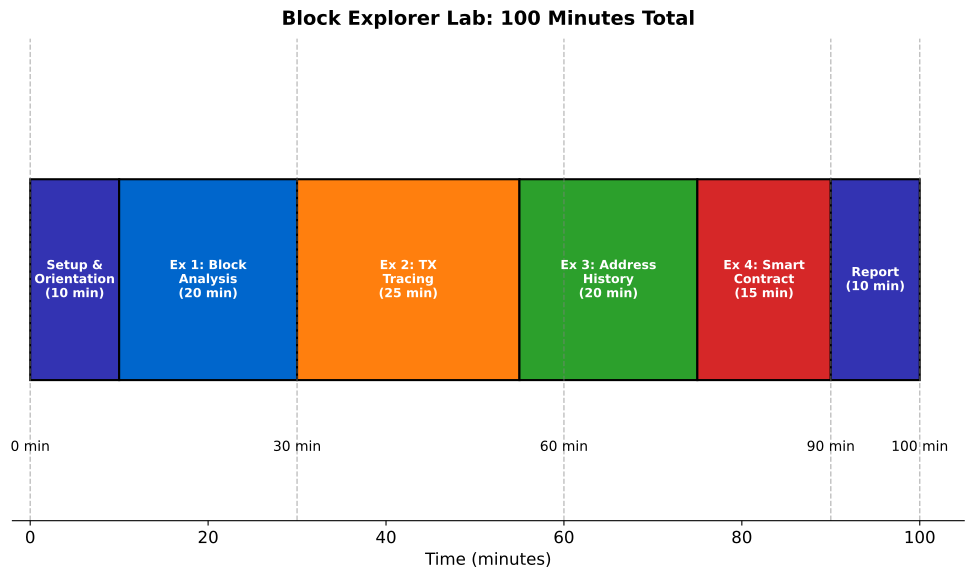

Write the Python code that produced this figure.
"""
Block Explorer Lab Workflow
"""

import matplotlib.pyplot as plt
import numpy as np
from pathlib import Path

CHART_METADATA = {
    'title': 'Explorer Workflow',
    'url': 'https://github.com/Digital-AI-Finance/Blockchain_Crypto/tree/main/Module_A_Blockchain_Foundations/L12_Lab_Block_Explorer/charts/01_explorer_workflow'
}

plt.rcParams.update({
    'font.size': 14,
    'axes.labelsize': 14,
    'axes.titlesize': 16,
    'xtick.labelsize': 12,
    'ytick.labelsize': 12,
    'legend.fontsize': 12,
    'figure.figsize': (10, 6),
    'figure.dpi': 150
})

MLPURPLE = '#3333B2'
MLBLUE = '#0066CC'
MLORANGE = '#FF7F0E'
MLGREEN = '#2CA02C'
MLRED = '#D62728'

fig, ax = plt.subplots(figsize=(10, 6))

exercises = ['Setup &\nOrientation', 'Ex 1: Block\nAnalysis', 'Ex 2: TX\nTracing',
             'Ex 3: Address\nHistory', 'Ex 4: Smart\nContract', 'Report']
durations = [10, 20, 25, 20, 15, 10]
colors = [MLPURPLE, MLBLUE, MLORANGE, MLGREEN, MLRED, MLPURPLE]

positions = np.cumsum([0] + durations[:-1])

for i, (exercise, duration, pos, color) in enumerate(zip(exercises, durations, positions, colors)):
    ax.barh(0, duration, left=pos, height=0.5, color=color, edgecolor='black', linewidth=1.5)
    ax.text(pos + duration/2, 0, f'{exercise}\n({duration} min)',
            ha='center', va='center', fontsize=14, fontweight='bold', color='white')

for t in [0, 30, 60, 90, 100]:
    ax.axvline(x=t, color='gray', linestyle='--', alpha=0.5, linewidth=1)
    ax.text(t, -0.4, f'{t} min', ha='center', va='top', fontsize=14)

ax.set_xlim(-2, 105)
ax.set_ylim(-0.6, 0.6)
ax.set_xlabel('Time (minutes)', fontsize=15)
ax.set_yticks([])
ax.spines['top'].set_visible(False)
ax.spines['right'].set_visible(False)
ax.spines['left'].set_visible(False)

ax.set_title('Block Explorer Lab: 100 Minutes Total', fontweight='bold', fontsize=14, pad=10)

plt.tight_layout()
output_path = Path(__file__).parent / 'chart.pdf'
plt.savefig(output_path, bbox_inches='tight', dpi=300)
print(f"Chart saved to: {output_path.absolute()}")
plt.close()
